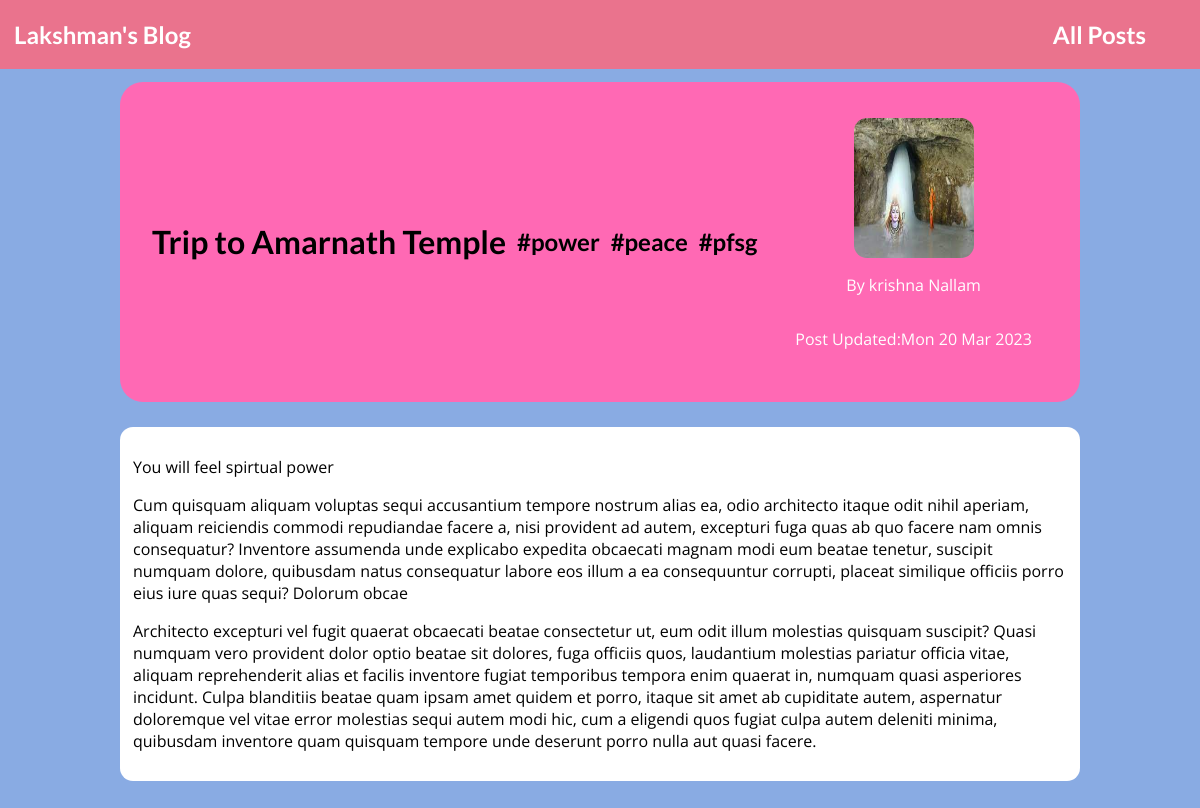
Screenshot of /postsdetails/trip-to-kaasi/ with the database file from the repository.
### blog/models.py (models this page shows)
class Post(models.Model):
    title=models.CharField(max_length=200)
    image=models.CharField(max_length=200)
    author=models.ForeignKey(Author,on_delete=models.SET_NULL,null=True)
    slug=models.SlugField(unique=True)
    excerpt=models.CharField(max_length=500  )
    content=models.CharField(max_length=500)
    data=models.DateField(auto_now=True)
    tag=models.ManyToManyField(Tag)

class Tag(models.Model):
    tagName=models.CharField(max_length=200)
    def __str__(self):
        return f"{self.tagName}"

class Author(models.Model):
    first_name=models.CharField(max_length=40)
    last_name=models.CharField(max_length=20)
    email=models.EmailField()
    def __str__(self):
        return f"{self.first_name} {self.last_name}"

### blog/views.py (the view)
# urls.py: path("postsdetails/<slug:slug>/",views.postDetails,name="detailspage"),
def postDetails(request,slug):
    obj=get_object_or_404(Post,slug=slug)
    return render(request,"blog/postDetails.html",{"obj":obj,"allTagsList":obj.tag.all()})

### blog/templates/blog/postDetails.html (shortened to what this page needs)
{% extends "base.html"%}
{% load static%}
{% block cssFile%}<link rel="stylesheet" href="{% static "blog/home.css"%}"+"?{% now "U" %}"><link rel="stylesheet" href="{% static "blog/postDetails.css"%}"+"?{% now "U" %}">{%endblock%}
{%block body%}
  <div class="lowerCon min">
    <div class="poster"><h1>{{obj.title}}</h1>
      {%for tagName in allTagsList%}
        <h2>{{tagName}}</h2>
      {% endfor %}
      <div class="postUpdatedCon">
        <div class="posterholder"><img src="{% static "blog/images/"|add:obj.image%}" class="imgposter"/></div>
        <p>By <a href="mailto:{{obj.author.email}}">{{obj.author}}</a></p>
        <p>Post Updated:{{obj.data|date:"D d M Y"}}</p>
    </div></div>
    <div class="blogdesc">
        <p>{{obj.excerpt}} </p>
        <p>{{obj.content}} </p>
        <p>{% lorem 1 b random %} </p>
    </div>
  </div>
{%endblock%}

### templates/base.html (shortened to what this page needs)
{%load static%}
<!DOCTYPE html>
<html lang="en">
<head>
    <link rel="stylesheet" href="{% static "app.css" %}">
    {%block cssFile %}{%endblock%}
</head>
<body>
    <nav class="navele"><h1><a href="{% url "home"%}">Lakshman's Blog</a></h1><h1><a href="{% url "postspage"%}">All Posts</a></h1></nav >
    {%block body%}{%endblock%}
</body>
</html>

### static/app.css (style rules this page uses)
* { box-sizing: border-box; }
html { font-family: 'Open Sans', 'Lato', sans-serif; }
body { margin: 0; }
h1, h2, h3 { font-family: 'Lato', sans-serif; font-weight: bold; }

### blog/static/blog/home.css (style rules this page uses)
.navele { color:white; display: flex; justify-content: space-between; width: 100%; padding-left: 14px; align-items: center; padding-right: 54px; background-color: #EA738DFF; }
a { text-decoration: none; color: white; }
.lowerCon { display: flex; flex-direction: column; align-items: center; list-style-type: none; background-color: #89ABE3FF; margin: 0px; min-height: 100vh; color: black; }

### blog/static/blog/postDetails.css (style rules this page uses)
.poster { display: flex; justify-content: space-between; padding-left: 32px; padding-right: 32px; align-items: center; height: 40vh; background-color: hotpink; border-radius: 23px; width: 80%; margin:13px 0px 12px 0px; }
.postUpdatedCon { display: flex; flex-direction: column; justify-content: center; align-items: center; color: white; width:30% }
.posterholder { width:120px; height: 140px; }
.imgposter { width:120px; height: 140px; border-radius: 13px; border-style: none; border-width: 7px; }
.blogdesc { width: 80%; background-color: white; border-radius: 13px; margin: 13px; padding: 13px; }
.min { min-height: 100vh; }

### rows the page displays
Post: title "Trip to Amarnath Temple", image (picture), author "krishna Nallam", data "Mon 20 Mar 2023", excerpt "You will feel spirtual power", content "Cum quisquam aliquam voluptas sequi accusantium tempore nostrum alias ea, odio architecto itaque odit nihil aperiam, aliquam reiciendis commodi repudiandae facere a, nisi provident ad autem, excepturi fuga quas ab quo facere nam omnis consequatur? Inventore assumenda unde explicabo expedita obcaecati magnam modi eum beatae tenetur, suscipit numquam dolore, quibusdam natus consequatur labore eos illum a ea consequuntur corrupti, placeat similique officiis porro eius iure quas sequi? Dolorum obcae"
Tag: tagName "#power"
Tag: tagName "#peace"
Tag: tagName "#pfsg"
